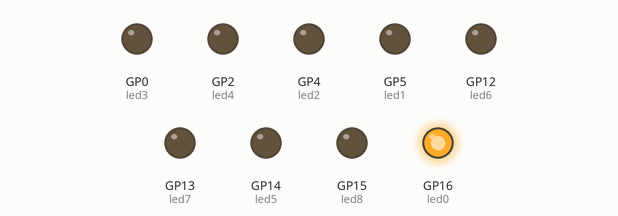
The program below on a simulated Raspberry Pi Pico running MicroPython. Shown: output pins drawn as LEDs (lit = HIGH).

Above: at 0.15 s.
At 0.75 s:
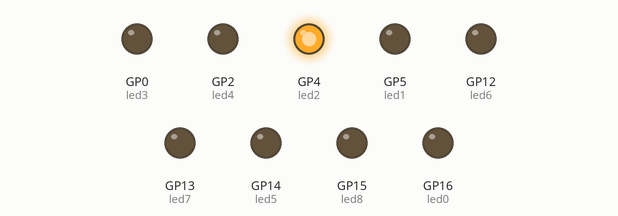
At 9.75 s:
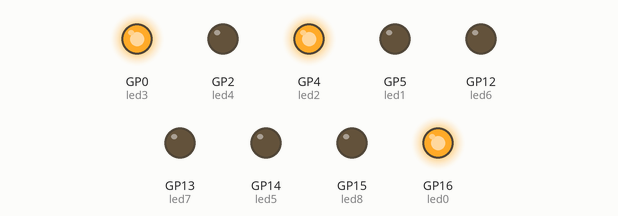
At 19.65 s:
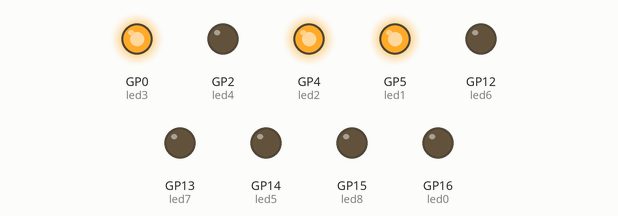
At 39.1 s:
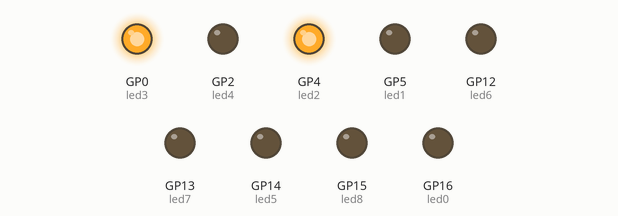
Timing chart, 0 to 40.0 s (numbered marks = the images above):
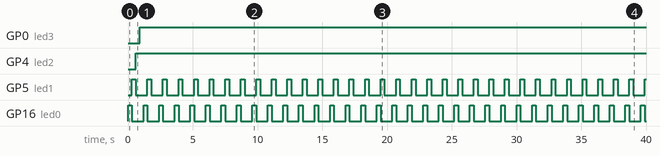

Measured:
- by itself, GP0 (led3): LOW → HIGH at 0.90 s
- by itself, GP4 (led2): LOW → HIGH at 0.60 s
- by itself, GP5 (led1), GP16 (led0): alternates HIGH for 0.30 s and LOW for 0.90 s

The program:

week1_04_Looplicht_01.py
```python
from machine import Pin
import time

SLEEP = 0.3
LED_D0 = 16
LED_D1 = 5
LED_D2 = 4
LED_D3 = 0
LED_D4 = 2 # Also inverse OnBoard
LED_D5 = 14
LED_D6 = 12
LED_D7 = 13
LED_D8 = 15

led0 = Pin( LED_D0, Pin.OUT)
led1 = Pin( LED_D1, Pin.OUT)
led2 = Pin( LED_D2, Pin.OUT)
led3 = Pin( LED_D3, Pin.OUT)
led4 = Pin( LED_D4, Pin.OUT)
led5 = Pin( LED_D5, Pin.OUT)
led6 = Pin( LED_D6, Pin.OUT)
led7 = Pin( LED_D7, Pin.OUT)
led8 = Pin( LED_D8, Pin.OUT)

led0.off()
led1.off()
led2.off()
led3.off()
led4.off()
led5.off()
led6.off()
led7.off()
led8.off()

while True:
    led0.on()
    time.sleep(SLEEP)
    led0.off()
    led1.on()
    time.sleep(SLEEP)
    led1.off()
    led2.on()
    time.sleep(SLEEP)
    led3.off()
    led3.on()
    time.sleep(SLEEP)
    # etc etc etc
    
```
